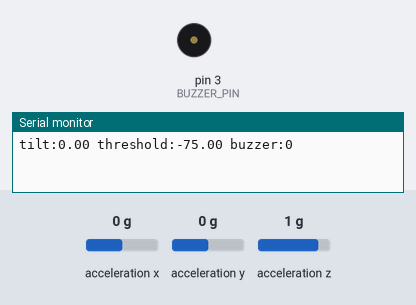
The sketch below on a simulated Arduino Uno, built with avr-gcc and run on an emulated ATmega328P. Parts: buzzer (waves = sounding, pin HIGH), the last lines printed to the serial monitor. Wiring (inferred from the names in the program): MPU-6050 motion sensor at I2C address 0x68. The inputs (shaded band) are chosen by the test bench; at power-on: acceleration x 0 g, acceleration y 0 g, acceleration z 1 g.

Above: at 0.1 s.
At 3.1 s:
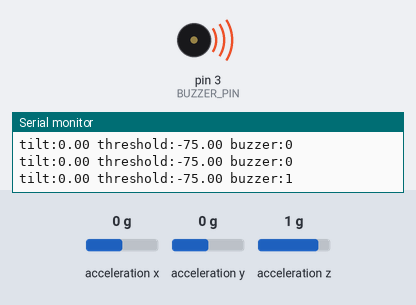
Timing chart, 0 to 4.6 s (numbered marks = the images above):
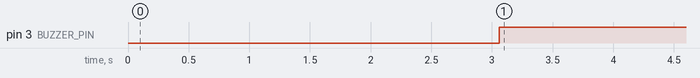

The sketch:

try-1.ino
```cpp
#include <Wire.h>

// MPU6050 I2C address and registers
#define MPU_ADDR 0x68
#define ACCEL_YOUT_H 0x3D
#define ACCEL_ZOUT_H 0x3F
#define PWR_MGMT_1   0x6B

#define BUZZER_PIN 3

// Threshold logic (unchanged)
const float TRIGGER_ANGLE = -75.0;   // Start slouch zone (greater than -75)
const float HYSTERESIS = 2.0;        // To stop flickering

// Timing
const unsigned long SLOUCH_MS = 3000; // Must hold slouch for 3 seconds
bool buzzerState = false;

unsigned long slouchStart = 0;

// Read a 16-bit value from MPU
int16_t read16(uint8_t reg) {
  Wire.beginTransmission(MPU_ADDR);
  Wire.write(reg);
  Wire.endTransmission(false);
  Wire.requestFrom(MPU_ADDR, (uint8_t)2);
  return (Wire.read() << 8) | Wire.read();
}

void setup() {
  Serial.begin(115200);
  Wire.begin();

  pinMode(BUZZER_PIN, OUTPUT);
  digitalWrite(BUZZER_PIN, LOW);

  // Wake MPU
  Wire.beginTransmission(MPU_ADDR);
  Wire.write(PWR_MGMT_1);
  Wire.write(0);
  Wire.endTransmission();
}

void loop() {

  // Read raw accel Y & Z
  int16_t ay_raw = read16(ACCEL_YOUT_H);
  int16_t az_raw = read16(ACCEL_ZOUT_H);

  float ay = ay_raw / 16384.0;
  float az = az_raw / 16384.0;

  // Compute tilt angle
  float tilt = atan2(ay, az) * 180.0 / PI;

  unsigned long now = millis();

  // Slouch condition (UNCHANGED)
  bool inSlouch = (tilt > TRIGGER_ANGLE);

  // ---- 3 SECOND HOLD LOGIC ----
  if (inSlouch) {
    if (slouchStart == 0) slouchStart = now; // Start timing slouch
    if (!buzzerState && (now - slouchStart >= SLOUCH_MS)) {
      buzzerState = true;
      digitalWrite(BUZZER_PIN, HIGH);
    }
  } else {
    slouchStart = 0;  // Reset hold timer
  }

  // ---- HYSTERESIS TURN-OFF ----
  if (buzzerState && tilt < (TRIGGER_ANGLE - HYSTERESIS)) {
    buzzerState = false;
    digitalWrite(BUZZER_PIN, LOW);
  }

  // ---- SERIAL PLOTTER OUTPUT ----
  // Format: tilt:<angle> threshold:<value> buzzer:<0/1>
  Serial.print("tilt:");
  Serial.print(tilt);
  Serial.print(" threshold:");
  Serial.print(TRIGGER_ANGLE);
  Serial.print(" buzzer:");
  Serial.println(buzzerState ? 1 : 0);

  delay(120);
}
```

Measured:
- by itself, pin 3 (BUZZER_PIN): LOW → HIGH at 3.1 s
